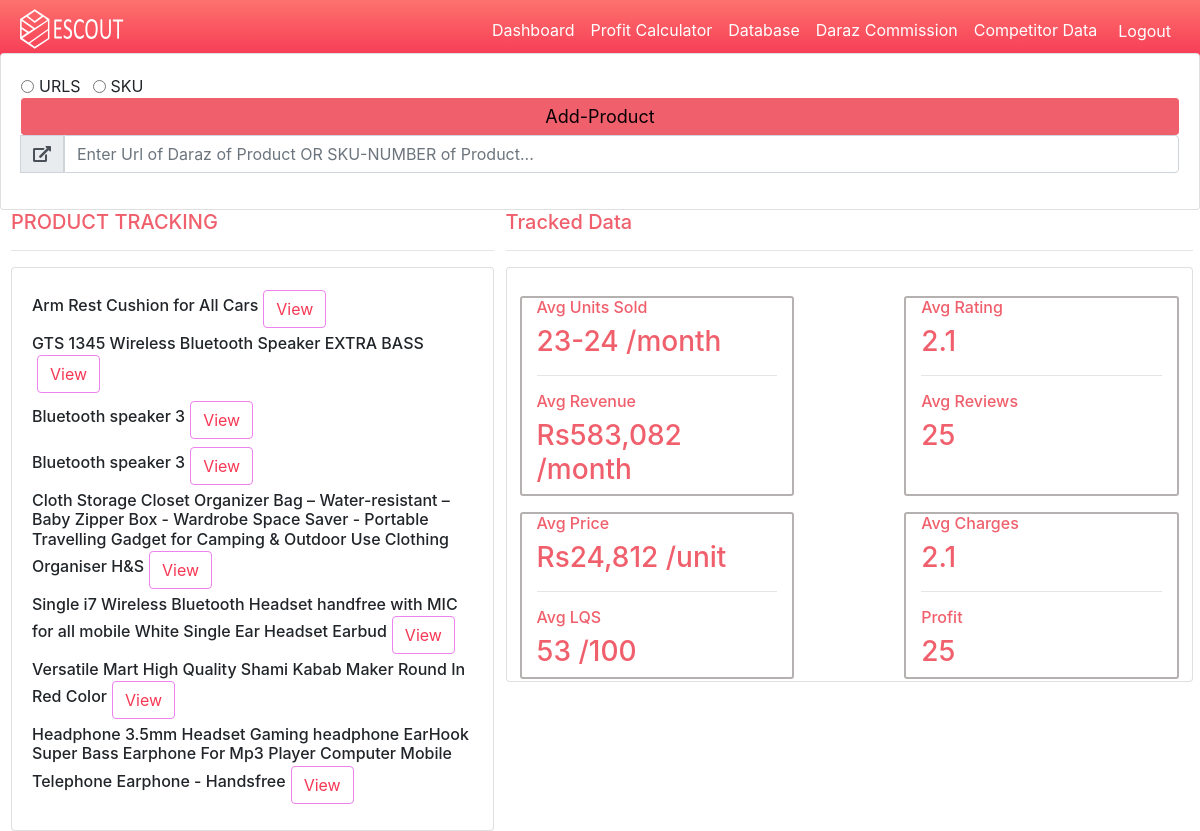
/dashboard/ (signed in), run on an earlier commit of the app's database.
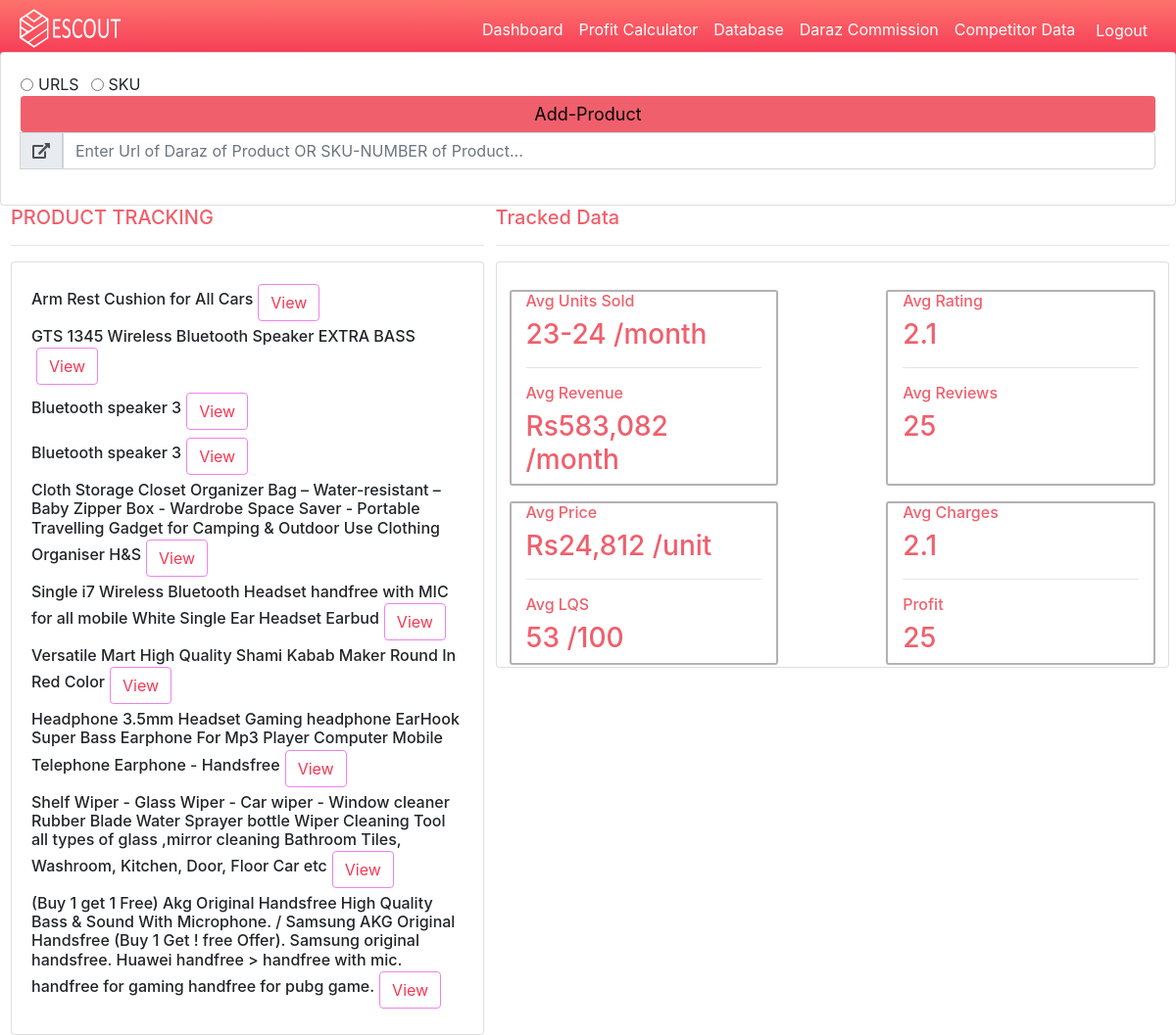
And on a later commit of the database.
### PHT/models.py (models this page shows)
class UserScrapeData(models.Model):
    userid=models.CharField(max_length=200,null=True)
    sku=models.CharField(max_length=200,null=True)
    stock=models.CharField(max_length=200,null=True)
    ratings=models.CharField(max_length=200,null=True)
    item_name=models.CharField(max_length=200,null=True)
    shop_name=models.CharField(max_length=200,null=True)
    item_price=models.CharField(max_length=200,null=True)
    brand=models.CharField(max_length=200,null=True)
    review=models.CharField(max_length=200,null=True)
    time=models.CharField(max_length=200,null=True)
    date=models.CharField(max_length=200,null=True)
    def __str__(self):
        return self.item_name

### PHT/views.py (the view, shortened to what this page needs)
# urls.py: path('dashboard/',views.dashboard,name='dashboard'),
@login_required(login_url='login')
def dashboard(request):
    userid=request.user.id
    datas=UserScrapeData.objects.filter(userid=userid)
    print(datas)
    context={'datas':datas}
    return render(request,"PHT/dashboard.html",context)

### PHT/templates/PHT/dashboard.html (shortened to what this page needs)
{% extends 'PHT/main.html' %}
{% load static %}
{% block content %}
<link rel="stylesheet" href="https://use.fontawesome.com/releases/v5.6.1/css/all.css"
>
<br>
<div class="card card-body" style="margin-top: -31px;">
	<form method="POST" action="">
		<div class="input-group mb-3">
			<div class="form-check form-check-inline">
				<input class="form-check-input" type="radio" name="URLS" value="URLS">
				<label class="form-check-label" for="URLS">
					URLS
				</label>
			</div>
			<div class="form-check form-check-inline">
				<input class="form-check-input" type="radio" name="URLS" value="SKU">
				<label class="form-check-label" for="SKU">
					SKU
				</label>
			</div>
			<input class="btn btn-primary  btn-sm btn-block" type="submit" value="Add-Product">
			<div class="input-group-append">
				<span class="input-group-text"><i class="fas fa-external-link-alt"></i></span>
			</div>
			<input type="text" name="urls" placeholder="Enter Url of Daraz of Product OR SKU-NUMBER of Product..."
				class="form-control" value="{{urls}}">
		</div>
	</form>
</div>
<div class="row">
	<div class="col-md-5" style="position: relative;left: 11px;">
		<h5 style="position: relative;
        color: #f05f6c;
    ">PRODUCT TRACKING</h5>
		<hr>
		<div class="card card-body" style="position: relative;">
			<div>
				<div>
					{% for data in datas %}
					<h6>{{data.item_name}}<a class="btn btn-primhassan" href="{% url 'product' data.id  %}">View</a>
					</h6>
					{% endfor %}
				</div>
			</div>
		</div>
	</div>
	<div class="col-md-7" style="
    position: relative;
    left: -7px;
    color: #f05f6c;
">
		<h5 style="color: #f05f6c;">Tracked Data </h5>
		<hr>
		<div class="card card-body" style="
		height: 415px;
		color: #f05f6c;">
			<div class="row p-2 ">
				<div class="col-12 col-md-5" style="border: 2px solid #b5b1b1;border-radius:3px;">
					<div>
						<h6 style="color: #f05f6c;">Avg Units Sold</h6>
					</div>
					<div>
						<h3>23-24 /month</h3>
					</div>
					<hr>
					<div>
						<h6 style="color: #f05f6c;">Avg Revenue</h6>
					</div>
					<div>
						<h3>Rs583,082 /month</h3>
					</div>
				</div>
				<div class="col-2"></div>
				<div class="col-12 col-md-5" style="border: 2px solid #b5b1b1;border-radius:3px">
					<div>
						<h6 style="color: #f05f6c;">Avg Rating</h6>
					</div>
					<div>
						<h3>2.1</h3>
					</div>
					<hr>
					<div>
						<h6 style="color: #f05f6c;">Avg Reviews</h6>
					</div>
					<div>
						<h3>25</h3>
					</div>
				</div>
			</div>
			<div class="row p-2">
				<div class="col-12 col-md-5" style="border: 2px solid #b5b1b1;border-radius:3px">
					<div>
						<h6 style="color: #f05f6c;">Avg Price
						</h6>
					</div>
					<div>
						<h3>Rs24,812 /unit
						</h3>
					</div>
					<hr>
					<div>
						<h6 style="color: #f05f6c;">Avg LQS
						</h6>
					</div>
					<div>
						<h3>53 /100</h3>
					</div>
				</div>
				<div class="col-2"></div>
				<div class="col-12 col-md-5" style="border: 2px solid #b5b1b1;border-radius:3px">
					<div>
						<h6 style="color: #f05f6c;">Avg Charges
						</h6>
					</div>
					<div>
						<h3>2.1</h3>
					</div>
					<hr>
					<div>
						<h6 style="color: #f05f6c;">Profit</h6>
					</div>
					<div>
						<h3>25</h3>
					</div>
				</div>
			</div>
		</div>
	</div>
	{% endblock %}

What changed in the data, as far as the page shows it:
added UserScrapeData: item_name "Shelf Wiper - Glass Wiper - Car wiper - Window cleaner Rubber Blade Water Sprayer bottle Wiper Cleaning Tool all types of glass ,mirror cleaning Bathroom Tiles, Washroom, Kitchen, Door, Floor Car etc"
added UserScrapeData: item_name "(Buy 1 get 1 Free) Akg Original Handsfree High Quality Bass & Sound With Microphone. / Samsung AKG Original Handsfree (Buy 1 Get ! free Offer). Samsung original handsfree. Huawei handfree > handfree with mic. handfree for gaming handfree for pubg game."
